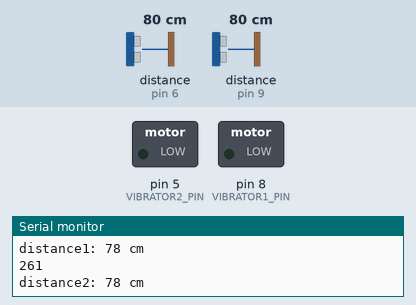
Simulated run of this sketch. Board: Arduino Uno, built with avr-gcc and run on an emulated ATmega328P. Parts: switched loads named in the sketch (green lamp = pin HIGH), the last lines printed to the serial monitor. Wiring (inferred from the names in the program): 2 × ultrasonic range finder: trigger pin 7, echo pin 6 / trigger pin 10, echo pin 9. Dashed ring = blinking. The inputs (shaded band) are chosen by the test bench; at power-on: distance to the obstacle (sensors on pin 6, pin 9) 80 cm. The echo pulse lasts 58.3 µs per cm; pins used as bus, display or sensor lines are not drawn.

Above: at 0.71 s.
1.3 s: distance to the obstacle (sensor on pin 6) set to 120 cm
At 1.58 s:
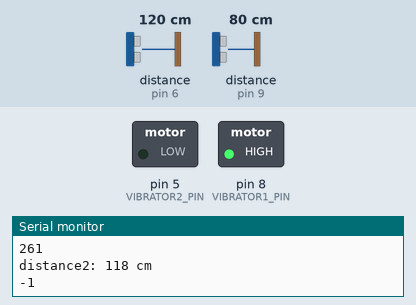
4.3 s: distance to the obstacle (sensor on pin 6) set to 107 cm
7.3 s: distance to the obstacle (sensor on pin 6) set to 98 cm
At 10.2 s:
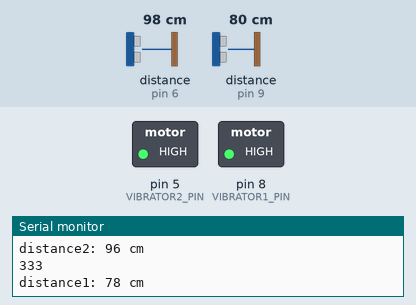
10.3 s: distance to the obstacle (sensor on pin 9) set to 103 cm
13.3 s: distance to the obstacle (sensor on pin 9) set to 112 cm
At 13.61 s:
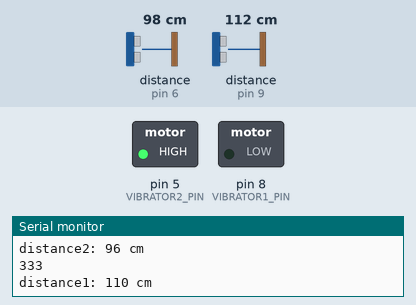
16.3 s: distance to the obstacle (sensor on pin 9) set to 106 cm
19.3 s: distance to the obstacle (sensor on pin 9) set to 98 cm
At 19.57 s:
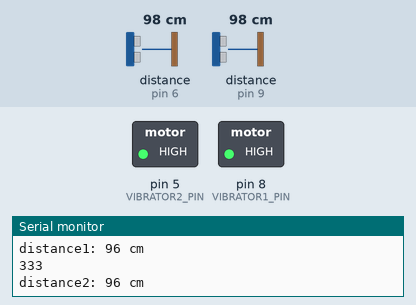
Timing chart, 0 to 23.3 s (numbered marks = the images above; inputs shaded):
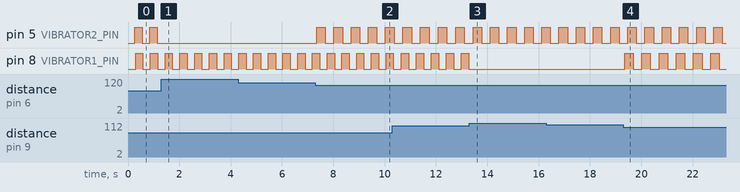

The sketch:

PeriodicallyVibrate.ino
```cpp
#define TRIG1_PIN 10
#define ECHO1_PIN 9
#define VIBRATOR1_PIN 8

#define TRIG2_PIN 7
#define ECHO2_PIN 6
#define VIBRATOR2_PIN 5

long duration1;
int16_t distance1;
int16_t currentPeriod1;

long duration2;
int16_t distance2;
int16_t currentPeriod2;

bool currentVibrator1State = LOW;
int32_t vibrator1StartedTime = 0;

bool currentVibrator2State = LOW;
int32_t vibrator2StartedTime = 0;

int32_t currentTime;

int16_t vibrationPeriods[] = {100, 171, 214, 261, 333, -1};

void setup() {
  pinMode(VIBRATOR1_PIN, OUTPUT);
  pinMode(TRIG1_PIN, OUTPUT);
  pinMode(ECHO1_PIN, INPUT);

  pinMode(VIBRATOR2_PIN, OUTPUT);
  pinMode(TRIG2_PIN, OUTPUT);
  pinMode(ECHO2_PIN, INPUT);
  Serial.begin(9600);
}

void loop() {
  // Vibrator 1:
  digitalWrite(TRIG1_PIN, LOW);
  delayMicroseconds(2);

  digitalWrite(TRIG1_PIN, HIGH);
  delayMicroseconds(10);
  digitalWrite(TRIG1_PIN, LOW);

  duration1  = pulseIn(ECHO1_PIN, HIGH);

  distance1 = duration1 * 0.017;

  Serial.print("distance1: ");
  Serial.print(distance1);
  Serial.println(" cm");


  if(distance1 < 100) {
    currentPeriod1 = vibrationPeriods[distance1/20];
  } else if(distance1 > 105) {
    currentPeriod1 = -1;
  }
  Serial.println(currentPeriod1);

  if(currentPeriod1 == -1) {
    currentVibrator1State = LOW;
    digitalWrite(VIBRATOR1_PIN, LOW);
    vibrator1StartedTime = 0;
  } else {
    currentTime = millis();
    if(currentTime >= vibrator1StartedTime + currentPeriod1) {
      currentVibrator1State = !currentVibrator1State;
      digitalWrite(VIBRATOR1_PIN, currentVibrator1State);
      vibrator1StartedTime = currentTime;
    }
  }

  // Vibrator 2:
  digitalWrite(TRIG2_PIN, LOW);
  delayMicroseconds(2);

  digitalWrite(TRIG2_PIN, HIGH);
  delayMicroseconds(10);
  digitalWrite(TRIG2_PIN, LOW);

  duration2  = pulseIn(ECHO2_PIN, HIGH);

  distance2 = duration2 * 0.017;

  Serial.print("distance2: ");
  Serial.print(distance2);
  Serial.println(" cm");


  if(distance2 < 100) {
    currentPeriod2 = vibrationPeriods[distance2/20];
  } else if(distance2 > 105) {
    currentPeriod2 = -1;
  }
  Serial.println(currentPeriod2);

  if(currentPeriod2 == -1) {
    currentVibrator2State = LOW;
    digitalWrite(VIBRATOR2_PIN, LOW);
    vibrator2StartedTime = 0;
  } else {
    currentTime = millis();
    if(currentTime >= vibrator2StartedTime + currentPeriod2) {
      currentVibrator2State = !currentVibrator2State;
      digitalWrite(VIBRATOR2_PIN, currentVibrator2State);
      vibrator2StartedTime = currentTime;
    }
  }

}
```

Measured:
- the behaviour switches between 102 and 101 cm on distance to the obstacle (sensor on pin 6) (found by bisection; images 1 and 2)
- the behaviour switches between 107 and 108 cm on distance to the obstacle (sensor on pin 9) (found by bisection; images 2 and 3)
- the behaviour switches between 102 and 101 cm on distance to the obstacle (sensor on pin 9) (found by bisection; images 3 and 4)
- after the input at 1.3 s, pin 5 (VIBRATOR2_PIN): stops changing and stays LOW
- after the input at 7.3 s, pin 5 (VIBRATOR2_PIN): alternates HIGH for 0.33 s and LOW for 0.33 s, starting after 0.05 s
- after the input at 13.3 s, pin 8 (VIBRATOR1_PIN): stops changing and stays LOW
- after the input at 19.3 s, pin 8 (VIBRATOR1_PIN): alternates HIGH for 0.33 s and LOW for 0.33 s, starting after 0.05 s
- by itself, pin 5 (VIBRATOR2_PIN), pin 8 (VIBRATOR1_PIN): alternates HIGH for 0.29 s and LOW for 0.29 s
